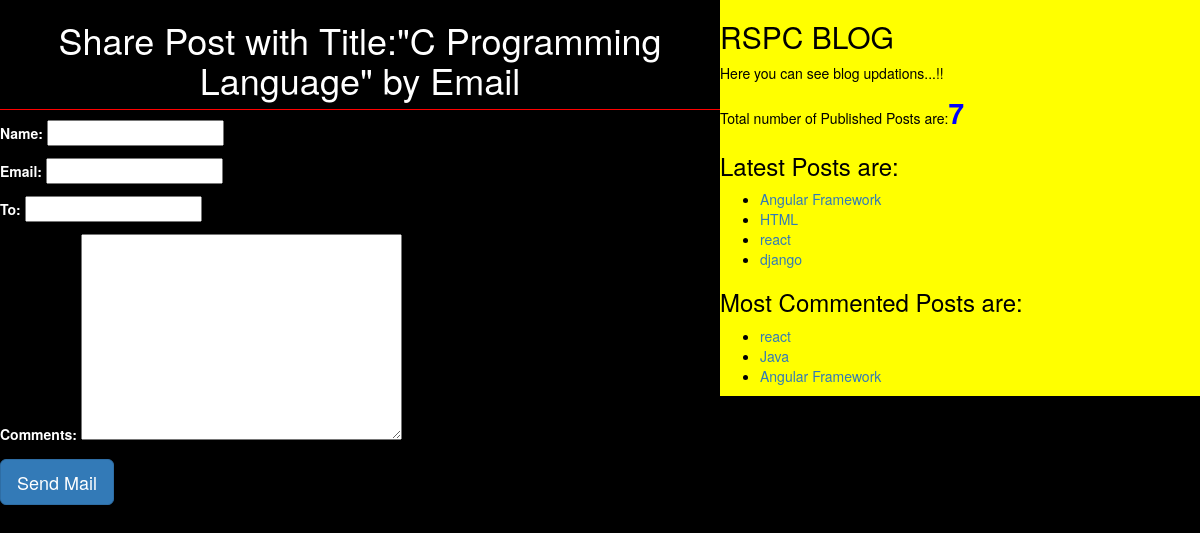
/1/share/, run on the app's committed database.
### blog/models.py (models this page shows, shortened)
class Post(models.Model):
    Status_Choice=(('draft','Draft'),('published','Published'))
    title=models.CharField(max_length=50)
    slug=models.SlugField(max_length=50,unique_for_date="publish")
    author=models.ForeignKey(User,related_name='blog_posts',on_delete=models.CASCADE)
    body=models.TextField()
    publish=models.DateTimeField(default=timezone.now)
    created=models.DateTimeField(auto_now_add=True)
    updated=models.DateTimeField(auto_now=True)
    status=models.CharField(max_length=10,choices=Status_Choice,default='draft')
    tags=TaggableManager()
    class Meta:
        ordering=('-publish',)
    def get_absolute_url(self):
        return reverse('post_detail',args=[self.publish.year,self.publish.strftime('%m'),self.publish.strftime('%d'),self.slug])

### blog/views.py (the view)
# urls.py: url(r'^(?P<id>\d+)/share/$',views.mail_send_view),
def mail_send_view(request,id):
    post=get_object_or_404(Post,id=id,status='published')
    sent=False
    if request.method=='POST':
        form=EmailSendForm(request.POST)
        if form.is_valid():
            cd=form.cleaned_data
            subject='{}({})recommends you to read "{}"'.format(cd['name'],cd['email'],post.title)
            post_url=request.build_absolute_uri(post.get_absolute_url())
            message='Read Post At:\n{}\n\n{}\'s comments:\n{}'.format(post_url,cd['name'],cd['comments'])
            send_mail(subject,message,'djangopython456@gmail.com',[cd['to']])
            sent =True
    else:
        form=EmailSendForm()
    return render(request,'blog/sharebyemail.html',{'form':form,'post':post,'sent':sent})

### blog/forms.py
class EmailSendForm(forms.Form):
    name=forms.CharField()
    email=forms.EmailField()
    to=forms.EmailField()
    comments=forms.CharField(required=False,widget=forms.Textarea)

### blog/templatetags/blog_tags.py (called while the page is built)
@register.simple_tag(name='my_tags')
def total_posts(): #is a name of custom template tag
    post_list=Post.objects.filter(status__exact='published')
    return post_list.count()

@register.inclusion_tag('blog/latest_post.html')
def show_latest_post(count=3):
    post=Post.objects.filter(status__exact='published')
    latest_post=post.order_by('-publish')[:count]
    return{'latest_post':latest_post}

@register.simple_tag
def get_MostCommentedPost(cnt=3):
    return Post.objects.annotate(total_comments=Count('comments')).order_by('-total_comments') [:cnt]

### templates/blog/sharebyemail.html (shortened to what this page needs)
{%extends 'blog/base.html'%}
{%block content%}
{%if sent%}
<h1> Email sent Successfully</h1>
{%else%}
<h1>Share Post with Title:"{{post.title}}" by Email</h1>
 <form  method="post">
   {{form.as_p}}
   <input type="submit" value="Send Mail" class="btn btn-primary btn-lg">
 </form>
 {%endif%}
{%endblock%}

### templates/blog/base.html (shortened to what this page needs)
<!DOCTYPE html>
{%load static%}
{%load blog_tags%}
<html lang="en" dir="ltr">
  <head>
  <link rel="stylesheet" href="https://maxcdn.bootstrapcdn.com/bootstrap/3.3.7/css/bootstrap.min.css">
  <link rel="stylesheet" href="{%static "CSS/blog.css"%}">
  </head>
  <body>
    <div class="content">
      {%block content%}
      {%endblock%}
    </div>
    <div class="sidebar">
      <h2>RSPC BLOG</h2>
      <p>
        Here you can see blog updations...!!
      </p>
      <p> Total number of Published Posts are:<span id='pcount'>{%my_tags%}</span></p>
      <h3>Latest Posts are:</h3>{%show_latest_post 4%}
      <h3>Most Commented Posts are:</h3>{%get_MostCommentedPost as MostCommentedPost%}
      <ul>
      {%for post in MostCommentedPost%}
      <li><a href="{{post.get_absolute_url}}">{{post.title}}</a></li>
      {%endfor%}
     </ul>
    </div>
  </body>
</html>

### templates/blog/latest_post.html (shortened to what this page needs)
<!DOCTYPE html>
<html lang="en" dir="ltr">
  <head>
  </head>
  <body>
    <ul>
      {%for post in latest_post%}
      <li><a href="{{post.get_absolute_url}}">{{post.title}}</a></li>
      {%endfor%}
    </ul>
  </body>
</html>

### static/CSS/blog.css (style rules this page uses)
.content { background: black; width: 60%; float: left; }
.sidebar { background: yellow; width: 40%; float: right; color: black; }
h1 { text-align: center; border-bottom: 1px solid red; padding-bottom: 10px; }
body { color: white; background: black; }
#pcount { font-size: 28px; color: blue; font-weight: bold; }

### data on the page
Post: title "C Programming Language"
Post: title "Angular Framework"
Post: title "HTML"
Post: title "react"
Post: title "django"
Post: title "Java"
